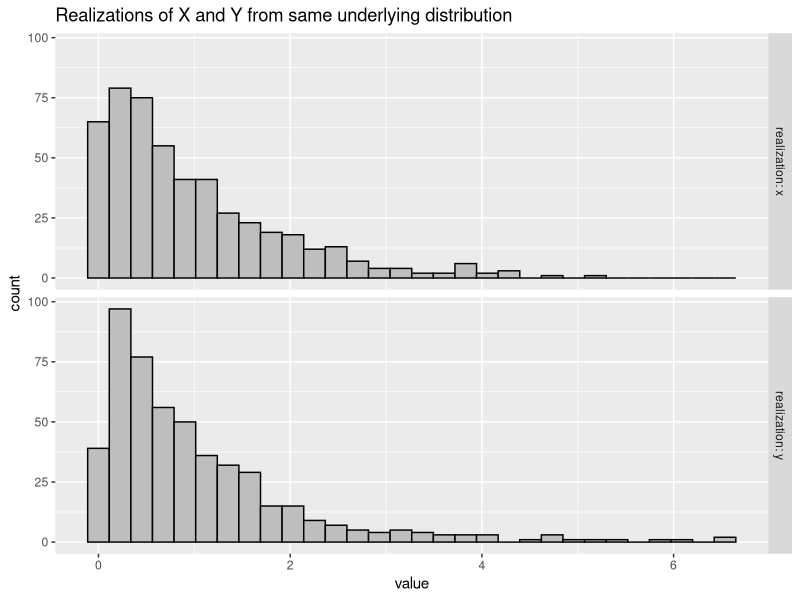
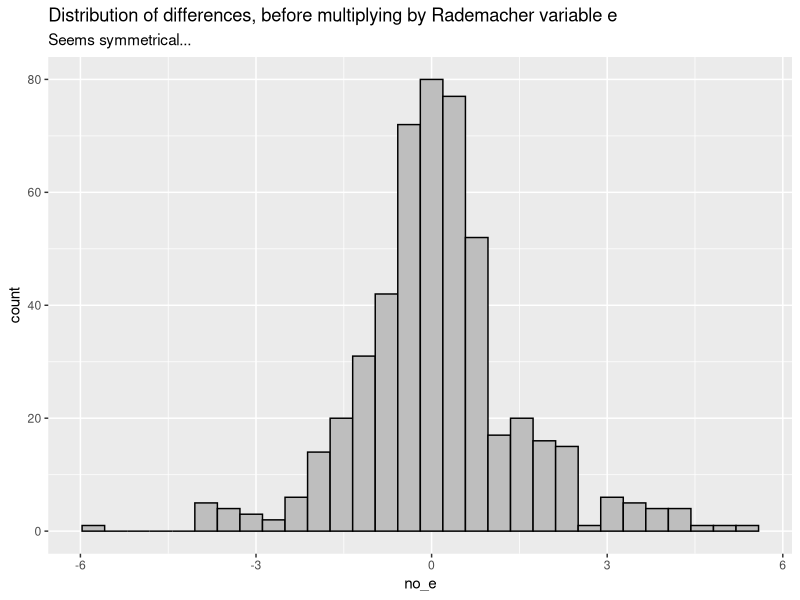
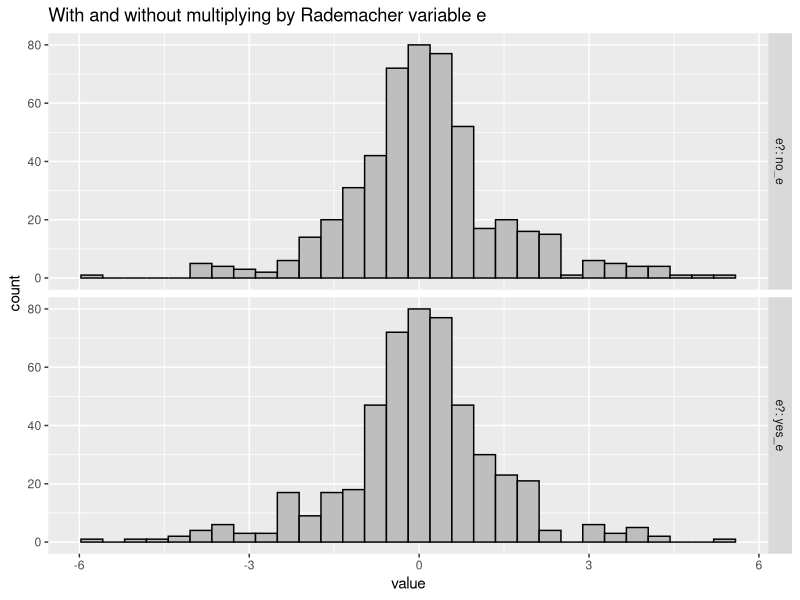
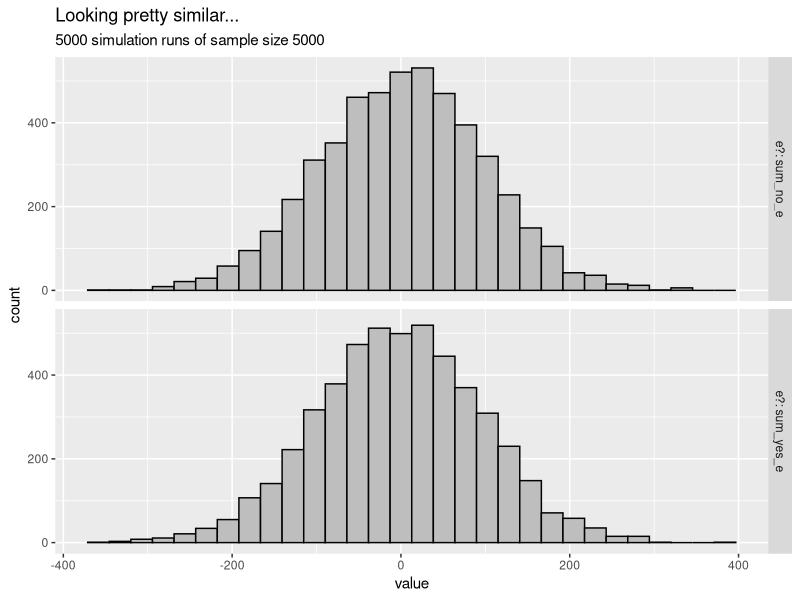

The R source for these figures, in order:
## ---- chunk 1
library(tidyverse)
knitr::opts_chunk$set(fig.height=4,
  fig.align='center',
  echo = T, warning = F, message = F, collapse = F)
## ---- chunk 2
set.seed(11)
n <- 500
x <- rgamma(n = n, shape = 1, scale = 1)
y <- rgamma(n = n, shape = 1, scale = 1)
e <- 2*(rbinom(n = n, size = 1, prob = .5)) - 1 # hacky but it works to make rademacher
## ---- chunk 3
dat <- cbind.data.frame(x, y) %>% gather(key = "realization")
head(cbind(x, y, e))
## ---- chunk 4
ggplot(dat) +
  geom_histogram(aes(x = value), color = "black", fill = "grey") +
  facet_grid(realization~., labeller = label_both) +
  labs(title = "Realizations of X and Y from same underlying distribution")
## ---- chunk 5
f <- function(x){
  return(abs(log(x)) + 5)
}
no_e <- f(x) - f(y)
yes_e <- e*(f(x) - f(y))
## ---- chunk 6
ggplot() +
  geom_histogram(aes(x = no_e), color = "black", fill = "grey") +
  labs(title = "Distribution of differences, before multiplying by Rademacher variable e",
       subtitle = "Seems symmetrical...")
## ---- chunk 7
cbind.data.frame(no_e, yes_e)[1:10,]
## ---- chunk 8
fdat <- cbind.data.frame(no_e = f(x) - f(y), yes_e = e*(f(x) - f(y))) %>% gather(key = "e?")
ggplot(fdat) +
  geom_histogram(aes(x = value), color = "black", fill = "grey") +
  facet_grid(`e?`~., labeller = label_both) +
  labs(title = "With and without multiplying by Rademacher variable e")
## ---- chunk 9
mean(f(x) - f(y))
mean(e*(f(x) - f(y)))
## ---- chunk 10
set.seed(11)
do_a_lot <- function(n){
  x <- rgamma(n = n, shape = 1, scale = 1)
  y <- rgamma(n = n, shape = 1, scale = 1)
  e <- 2*(rbinom(n = n, size = 1, prob = .5)) - 1
  sum_no_e <- sum(f(x) - f(y))
  sum_yes_e <- sum(e*(f(x) - f(y)))
  return(c(sum_no_e = sum_no_e,
           sum_yes_e = sum_yes_e))
}
samples <- 5000
replicates <- 5000
output <- data.frame(t(replicate(n = replicates, do_a_lot(n = samples)))) %>%
  gather(key = "e?")
## ---- chunk 11
ggplot(output) +
  geom_histogram(aes(x = value), color = "black", fill = "grey") +
  facet_grid(`e?`~., labeller = label_both) +
  labs(title = "Looking pretty similar...",
       subtitle = paste0(replicates, " simulation runs of sample size ", samples))
## ---- chunk 12
mean(output$value[output$`e?`=="sum_no_e"])
mean(output$value[output$`e?`=="sum_yes_e"])
## ---- chunk 13
Sys.time()
## ---- chunk 14
sessionInfo()
